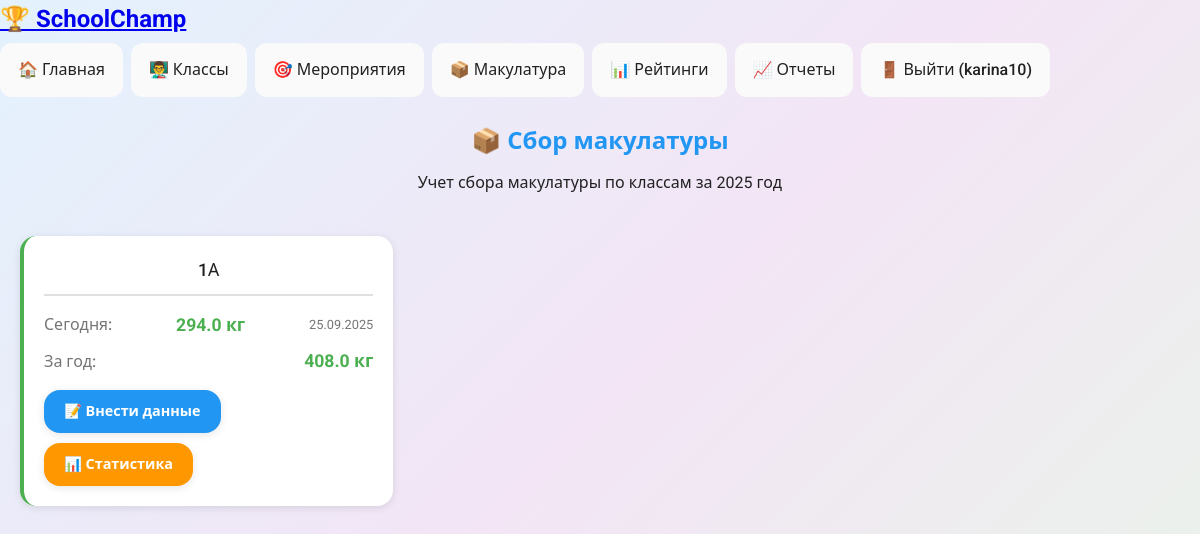
Screenshot of /paper_collection (signed in) with the database file from the repository.
### models.py (models this page shows, shortened)
class User(UserMixin, db.Model):
    __tablename__ = 'users'
    id = db.Column(db.Integer, primary_key=True)
    username = db.Column(db.String(80), unique=True, nullable=False)
    email = db.Column(db.String(120), unique=True, nullable=False)
    password_hash = db.Column(db.String(120), nullable=False)
    role = db.Column(db.String(20), nullable=False, default='teacher')
    class_id = db.Column(db.Integer, db.ForeignKey('school_classes.id'), nullable=True)
    created_at = db.Column(db.DateTime, default=datetime.utcnow)
    managed_class = db.relationship('SchoolClass', backref='class_teacher', foreign_keys='SchoolClass.class_teacher_id')
    created_events = db.relationship('Event', backref='creator', foreign_keys='Event.created_by')
    approved_participations = db.relationship('Participation', backref='approver',
                                              foreign_keys='Participation.approved_by')
    approved_portfolio_entries = db.relationship('PortfolioEntry', backref='approver',
                                                 foreign_keys='PortfolioEntry.approved_by')
    class_points = db.relationship('ClassPoints', backref='teacher', foreign_keys='ClassPoints.assigned_by')

class SchoolClass(db.Model):
    __tablename__ = 'school_classes'
    id = db.Column(db.Integer, primary_key=True)
    name = db.Column(db.String(50), nullable=False)
    grade = db.Column(db.String(10), nullable=False)
    class_teacher_id = db.Column(db.Integer, db.ForeignKey('users.id'), nullable=True)
    total_rating = db.Column(db.Integer, default=0)
    created_at = db.Column(db.DateTime, default=datetime.utcnow)
    students = db.relationship('Student', backref='school_class', lazy=True, cascade='all, delete-orphan')
    class_points = db.relationship('ClassPoints', backref='school_class', lazy=True, cascade='all, delete-orphan')

### app.py (the view)
@app.route('/paper_collection')
@login_required
def paper_collection():
    current_year = datetime.now().year
    """Главная страница сбора макулатуры"""
    if not getattr(current_user, 'role', None) or current_user.role not in ['admin', 'teacher']:
        flash('Недостаточно прав')
        return redirect(url_for('dashboard'))
    if getattr(current_user, 'role', None) == 'teacher' and current_user.managed_class:
        classes = [current_user.managed_class[0]] if current_user.managed_class else []
    else:
        classes = SchoolClass.query.all()
    class_stats = []
    for class_obj in classes:
        total_year = db.session.query(db.func.sum(PaperCollection.kilograms)).filter(
            PaperCollection.class_id == class_obj.id,
            PaperCollection.collection_date >= datetime(datetime.now().year, 1, 1).date()
        ).scalar() or 0
        last_collection_date = db.session.query(db.func.max(PaperCollection.collection_date)).filter(
            PaperCollection.class_id == class_obj.id
        ).scalar()
        last_collection_total = 0
        if last_collection_date:
            last_collection_total = db.session.query(db.func.sum(PaperCollection.kilograms)).filter(
                PaperCollection.class_id == class_obj.id,
                PaperCollection.collection_date == last_collection_date
            ).scalar() or 0
        class_stats.append({
            'class': class_obj,
            'total_year': round(total_year, 2),
            'last_collection_total': round(last_collection_total, 2),
            'last_collection_date': last_collection_date
        })
    return render_template('paper_collection/paper_collection.html',
                         classes=classes,
                         class_stats=class_stats,
                         current_year=current_year)

### app.py (called while the page is built)
@app.context_processor
def utility_processor():
    def has_attr(obj, attr_name):
        return hasattr(obj, attr_name)
    return dict(has_attr=has_attr)

@login_manager.user_loader
def load_user(user_id):
    user = User.query.get(int(user_id))
    if not user:
        user = Student.query.get(int(user_id))
    return user

### templates/paper_collection/paper_collection.html (shortened to what this page needs)
{% extends "base.html" %}
{% block content %}
<div class="paper-collection-page">
    <div class="page-header">
        <h2>📦 Сбор макулатуры</h2>
        <p>Учет сбора макулатуры по классам за {{ current_year }} год</p>
    </div>
    <div class="stats-overview">
        <div class="stats-grid">
            {% for stat in class_stats %}
            <div class="stat-card">
                <h3>{{ stat.class.grade }}{{ stat.class.name }}</h3>
                <div class="stat-numbers">
                    <div class="stat-item">
                        <span class="stat-label">Сегодня:</span>
                        <span class="stat-value">{{ stat.last_collection_total }} кг</span>
                        <small>{{ stat.last_collection_date.strftime('%d.%m.%Y') if stat.last_collection_date else 'Нет данных' }}</small>
                    </div>
                    <div class="stat-item">
                        <span class="stat-label">За год:</span>
                        <span class="stat-value">{{ stat.total_year }} кг</span>
                    </div>
                </div>
                <div class="stat-actions">
                    <a href="{{ url_for('paper_collection_class', class_id=stat.class.id) }}" class="btn btn-small">
                        📝 Внести данные
                    </a>
                    <a href="{{ url_for('paper_collection_stats', class_id=stat.class.id) }}" class="btn btn-small btn-secondary">
                        📊 Статистика
                    </a>
                </div>
            </div>
            {% endfor %}
        </div>
    </div>
</div>
{% endblock %}

### templates/base.html (shortened to what this page needs)
<!DOCTYPE html>
<html lang="ru">
<head>
    <link rel="stylesheet" href="{{ url_for('static', filename='style.css') }}">
</head>
<body>
    <nav>
        <div class="nav-container">
            <h1><a href="{{ url_for('index') }}">🏆 SchoolChamp</a></h1>
            <ul>
                {% if current_user.is_authenticated %}
                    <li><a href="{{ url_for('dashboard') }}">🏠 Главная</a></li>
                    {% if current_user.role %}
                        <li><a href="{{ url_for('classes') }}">👨‍🏫 Классы</a></li>
                        <li><a href="{{ url_for('events') }}">🎯 Мероприятия</a></li>
                <li><a href="{{ url_for('paper_collection') }}">📦 Макулатура</a></li>
                    {% endif %}
                    <li><a href="{{ url_for('ratings') }}">📊 Рейтинги</a></li>
                    <li><a href="{{ url_for('reports') }}">📈 Отчеты</a></li>
                    <li><a href="{{ url_for('logout') }}">🚪 Выйти ({{ current_user.username if current_user.role else current_user.full_name }})</a></li>
                {% else %}
                    <li><a href="{{ url_for('login') }}">🔑 Войти</a></li>
                    <li><a href="{{ url_for('register') }}">📝 Регистрация</a></li>
                {% endif %}
            </ul>
        </div>
    </nav>
    <div class="container">
        {% block content %}{% endblock %}
    </div>
</body>
</html>

### static/style.css (style rules this page uses)
:root { --primary: #2196F3; --primary-dark: #1976D2; --primary-light: #BBDEFB; --secondary: #FF9800; --secondary-dark: #F57C00; --success: #4CAF50; --success-dark: #388E3C; --warning: #FFC107; --danger: #F44336; --info: #00BCD4; --light: #FAFAFA; --dark: #212121; --gray: #757575; --gray-light: #E0E0E0; --border-radius: 16px; --border-radius-sm: 12px; --shadow: 0 2px 8px rgba(0, 0, 0, 0.1); --shadow-lg: 0 4px 16px rgba(0, 0, 0, 0.15); --shadow-xl: 0 8px 24px rgba(0, 0, 0, 0.2); --transition: all 0.3s ease; }
* { margin: 0; padding: 0; box-sizing: border-box; }
body { font-family: 'Roboto', 'Segoe UI', system-ui, -apple-system, sans-serif; line-height: 1.6; color: var(--dark); background: linear-gradient(135deg, #E3F2FD 0%, #F3E5F5 50%, #E8F5E8 100%); min-height: 100vh; }
.container { max-width: 1200px; margin: 0 auto; padding: 20px; min-height: calc(100vh - 80px); }
nav ul { list-style: none; display: flex; gap: 8px; align-items: center; flex-wrap: nowrap; overflow-x: auto; -webkit-overflow-scrolling: touch; padding: 5px 0; }
nav ul li { flex-shrink: 0; }
nav ul li a { color: var(--dark); text-decoration: none; padding: 12px 16px; border-radius: var(--border-radius-sm); font-weight: 500; transition: var(--transition); background: var(--light); border: 2px solid transparent; white-space: nowrap; display: block; }
.btn { background: var(--primary); color: white; padding: 14px 28px; border: none; border-radius: var(--border-radius); cursor: pointer; text-decoration: none; display: inline-flex; align-items: center; gap: 10px; font-weight: 600; font-size: 1rem; transition: var(--transition); box-shadow: var(--shadow); position: relative; overflow: hidden; }
.btn-small { padding: 10px 20px; font-size: 0.9rem; }
.btn-secondary { background: var(--secondary); }
.stat-card { text-align: center; padding: 30px 20px; background: linear-gradient(135deg, white, #F5F5F5); }
.stat-card h3 { color: var(--gray); font-size: 1.1rem; font-weight: 500; }
.stats-grid { display: grid; grid-template-columns: repeat(auto-fit, minmax(160px, 1fr)); gap: 16px; margin: 20px 0; }
.btn { animation: slideIn 0.5s ease-out; }

### templates/paper_collection/paper_collection.html (style rules this page uses)
.paper-collection-page { max-width: 1200px; }
.page-header { text-align: center; margin-bottom: 40px; }
.page-header h2 { color: var(--primary); margin-bottom: 10px; }
.stats-overview { margin-bottom: 30px; }
.stats-grid { display: grid; grid-template-columns: repeat(auto-fill, minmax(300px, 1fr)); gap: 20px; }
.stat-card { background: white; padding: 20px; border-radius: var(--border-radius); box-shadow: var(--shadow); border-left: 4px solid var(--success); }
.stat-card h3 { margin-bottom: 15px; color: var(--dark); border-bottom: 2px solid var(--gray-light); padding-bottom: 10px; }
.stat-numbers { margin-bottom: 15px; }
.stat-item { display: flex; justify-content: space-between; align-items: center; margin-bottom: 8px; }
.stat-label { font-weight: 500; color: var(--gray); }
.stat-value { font-weight: 700; font-size: 1.1rem; color: var(--success); }
.stat-item small { color: var(--gray); font-size: 0.8rem; }
.stat-actions { display: flex; gap: 10px; flex-wrap: wrap; }

### rows the page displays
User: role+username "karina10"
SchoolClass: class.grade "1", class.name "А"

### other values shown
{{ stat.last_collection_total }} "294.0"
{{ stat.total_year }} "408.0"
